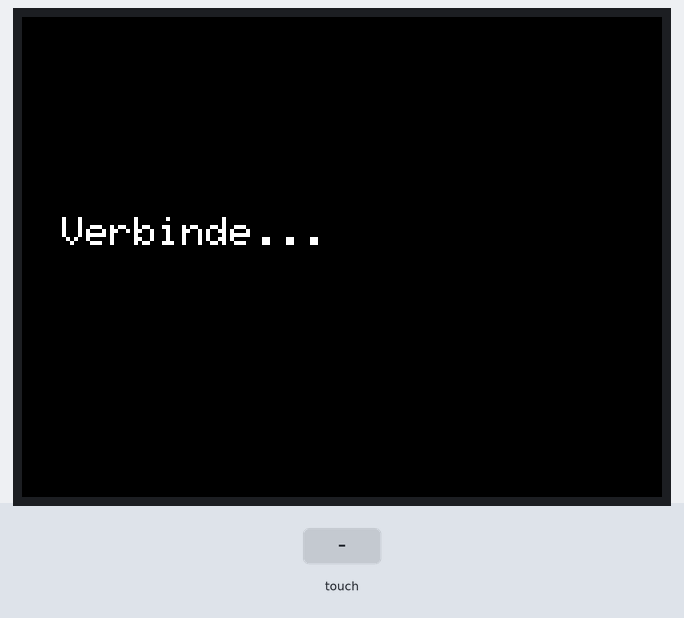
A sketch run on a simulated ESP32. Shown: 320×240 colour display. Inputs (shaded band) come from the test bench. WiFi joins after 1.5 s; servers stay silent unless stated; network time is answered at once with the bench clock; the local clock reads 2024-03-15 10:24:30 at power-on unless the sketch sets it.

Above: at 0.8 s.
At 3.0 s:
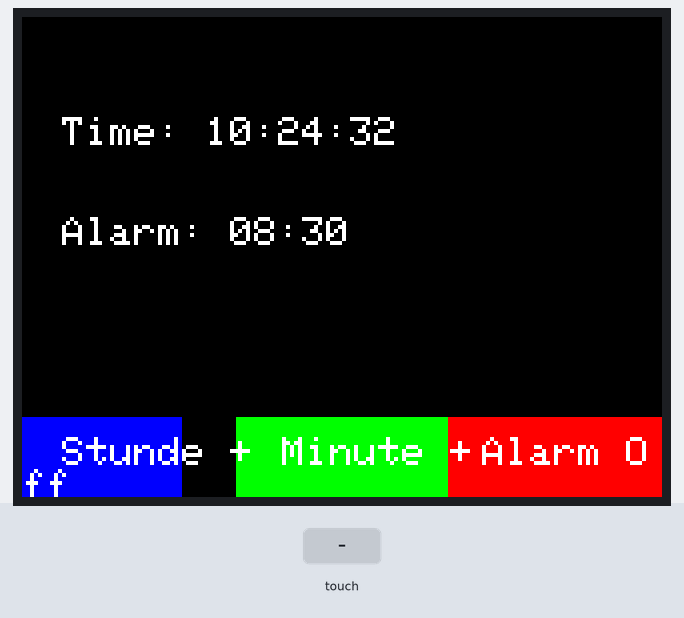
3.1 s: touch panel pressed at 13 % / 10 % of its raw x / y range
At 4.8 s:
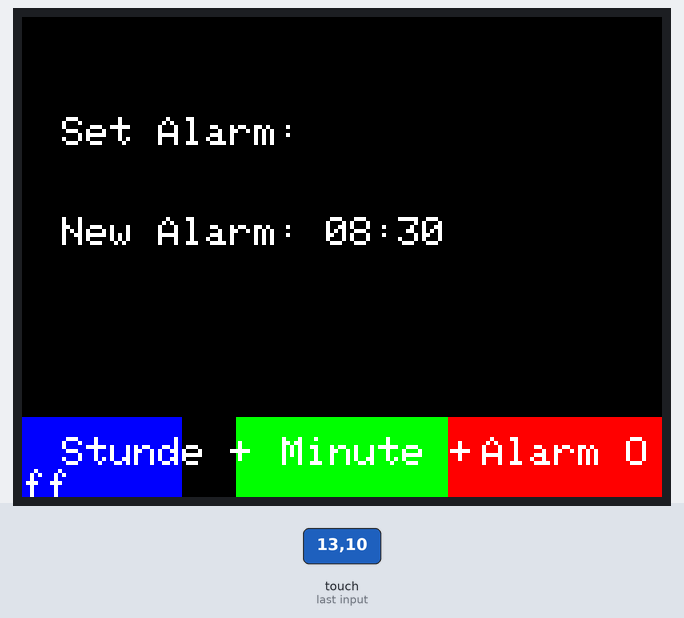
6.1 s: touch panel pressed at 13 % / 90 % of its raw x / y range
At 11.1 s:
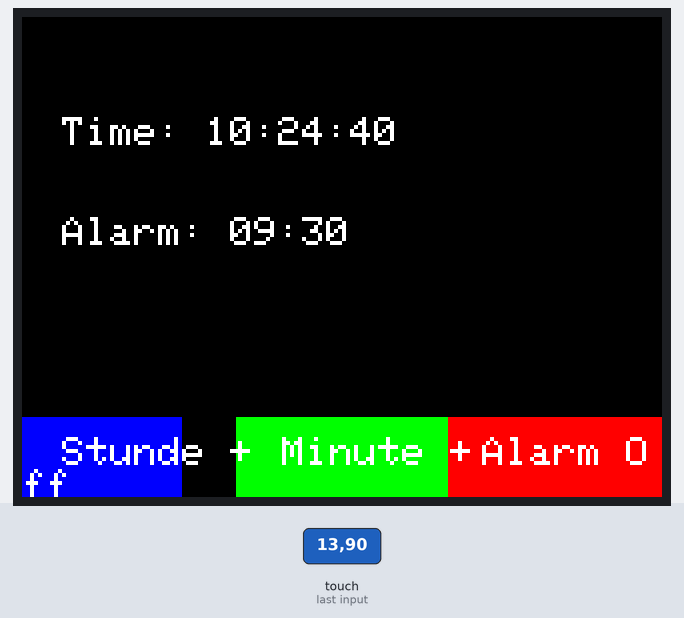
Timing chart, 0 to 12.6 s (numbered marks = the images above; inputs shaded):
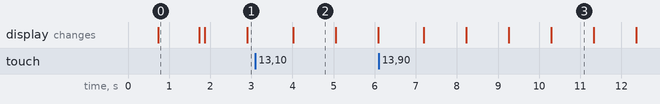

The sketch:

Wecker_Test.ino
```cpp
#include <M5Core2.h>        // M5Stack Core2-Bibliothek
#include <WiFi.h>           // WLAN-Bibliothek
#include <NTPClient.h>      // NTPClient-Bibliothek für Zeitabfrage
#include <WiFiUdp.h>        // UDP-Bibliothek, erforderlich für NTP

// WLAN-Zugangsdaten
const char* ssid = "WLAN NAME";
const char* password = "WLAN PASSWORD";

// NTP-Client-Setup
WiFiUDP ntpUDP;
NTPClient timeClient(ntpUDP, "pool.ntp.org", 3600, 60000); // Zeitzone und Updateintervall

// Variablen für Wecker
int alarmHour = 8;    // Standard-Weckstunde
int alarmMinute = 30; // Standard-Weckminute
bool alarmSet = false;
bool alarmTriggered = false;

void setup() {
    M5.begin();
    M5.Lcd.fillScreen(BLACK);
    M5.Lcd.setTextColor(WHITE);
    M5.Lcd.setTextSize(2);

    // WLAN-Verbindung herstellen
    WiFi.begin(ssid, password);
    while (WiFi.status() != WL_CONNECTED) {
        delay(500);
        M5.Lcd.setCursor(20, 100);
        M5.Lcd.print("Verbinde...");
    }

    // Starten des NTP-Clients
    timeClient.begin();
    M5.Lcd.fillScreen(BLACK);
}

void loop() {
    // Zeit vom NTP-Server abrufen
    timeClient.update();
    int currentHour = timeClient.getHours();
    int currentMinute = timeClient.getMinutes();
    int currentSecond = timeClient.getSeconds();

    // Uhrzeit und Weckzeit anzeigen
    M5.Lcd.setCursor(20, 50);
    M5.Lcd.fillRect(20, 50, 200, 40, BLACK);
    M5.Lcd.printf("Time: %02d:%02d:%02d", currentHour, currentMinute, currentSecond);

    M5.Lcd.setCursor(20, 100);
    M5.Lcd.fillRect(20, 100, 200, 40, BLACK);
    M5.Lcd.printf("Alarm: %02d:%02d", alarmHour, alarmMinute);

    // Prüfen, ob der Wecker aktiviert ist und die Zeit erreicht wurde
    if (alarmSet && !alarmTriggered && currentHour == alarmHour && currentMinute == alarmMinute) {
        triggerAlarm();
    }

    // Überprüfen, ob Tasten berührt werden
    if (M5.Touch.ispressed()) {
        Point touchPoint = M5.Touch.getPressPoint(); // Koordinaten des Touchpunkts abrufen
        handleTouch(touchPoint);
    }

    // Buttons anzeigen
    drawButtons();

    delay(1000); // Aktualisierung jede Sekunde
}

// Funktion zum Auslösen des Alarms
void triggerAlarm() {
    alarmTriggered = true;
    M5.Lcd.fillScreen(RED);
    M5.Lcd.setCursor(40, 100);
    M5.Lcd.setTextColor(WHITE);
    M5.Lcd.setTextSize(3);
    M5.Lcd.println("ALARM!");
}

// Funktion zum Deaktivieren des Alarms
void disableAlarm() {
    alarmTriggered = false; // Alarm zurücksetzen
    M5.Lcd.fillScreen(BLACK);
    M5.Lcd.setCursor(20, 50);
    M5.Lcd.setTextColor(WHITE);
    M5.Lcd.setTextSize(2);
    M5.Lcd.println("Alarm Deactivated");
    delay(2000); // Zeige Nachricht für 2 Sekunden an
}

// Funktion zur Handhabung der Touch-Eingabe
void handleTouch(Point touchPoint) {
    // Touch-Bereich für die linke Taste (Alarmstunde erhöhen)
    if (touchPoint.x < 107 && touchPoint.y > 200) { // Linke untere Ecke
        alarmHour = (alarmHour + 1) % 24;  // Stunde erhöhen
        alarmSet = true; // Alarm wird gesetzt
    }
    // Touch-Bereich für die mittlere Taste (Alarmminute erhöhen)
    else if (touchPoint.x >= 107 && touchPoint.x < 213 && touchPoint.y > 200) { // Mittlere untere Ecke
        alarmMinute = (alarmMinute + 1) % 60; // Minute erhöhen
        alarmSet = true; // Alarm wird gesetzt
    }
    // Touch-Bereich für die rechte Taste (Alarm ausschalten)
    else if (touchPoint.x >= 213 && touchPoint.y > 200) { // Rechte untere Ecke
        if (alarmTriggered) {
            disableAlarm();
        }
    }

    // Aktualisiere die Anzeige für die neue Weckzeit
    updateDisplay();
}

// Funktion zur Aktualisierung der Anzeige
void updateDisplay() {
    M5.Lcd.fillScreen(BLACK);
    M5.Lcd.setCursor(20, 50);
    M5.Lcd.setTextColor(WHITE);
    M5.Lcd.setTextSize(2);
    M5.Lcd.printf("Set Alarm:");

    M5.Lcd.setCursor(20, 100);
    M5.Lcd.printf("New Alarm: %02d:%02d", alarmHour, alarmMinute);
}

// Funktion zum Zeichnen der Buttons
void drawButtons() {
    M5.Lcd.fillRect(0, 200, 80, 40, BLUE); // Linker Button
    M5.Lcd.fillRect(107, 200, 107, 40, GREEN); // Mittlerer Button
    M5.Lcd.fillRect(213, 200, 107, 40, RED); // Rechter Button

    // Buttontexte
    M5.Lcd.setCursor(20, 210);
    M5.Lcd.setTextColor(WHITE);
    M5.Lcd.setTextSize(2);
    M5.Lcd.print("Stunde +"); // Text für linken Button

    M5.Lcd.setCursor(130, 210);
    M5.Lcd.print("Minute +"); // Text für mittleren Button

    M5.Lcd.setCursor(230, 210);
    M5.Lcd.print("Alarm Off"); // Text für rechten Button
}
```

Measured:
- after the input at 3.1 s, the display: changes after 0.92 s (image 2)
- after the input at 6.1 s, the display: first changes after 1.1 s (image 3 shows a later state)
- what the display in image 0 shows lasts 1.0 s, from 0.7 s to 1.7 s
